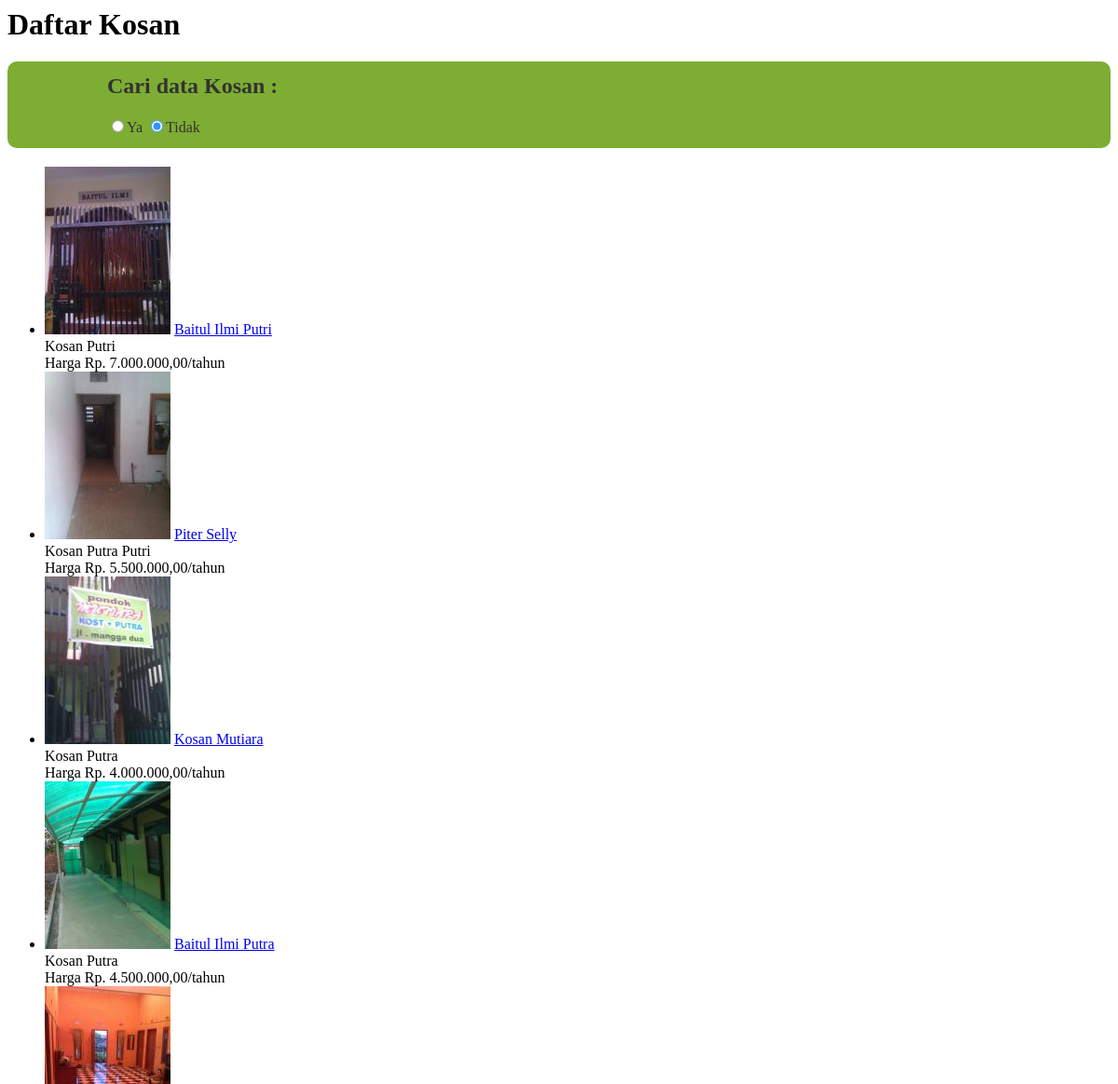
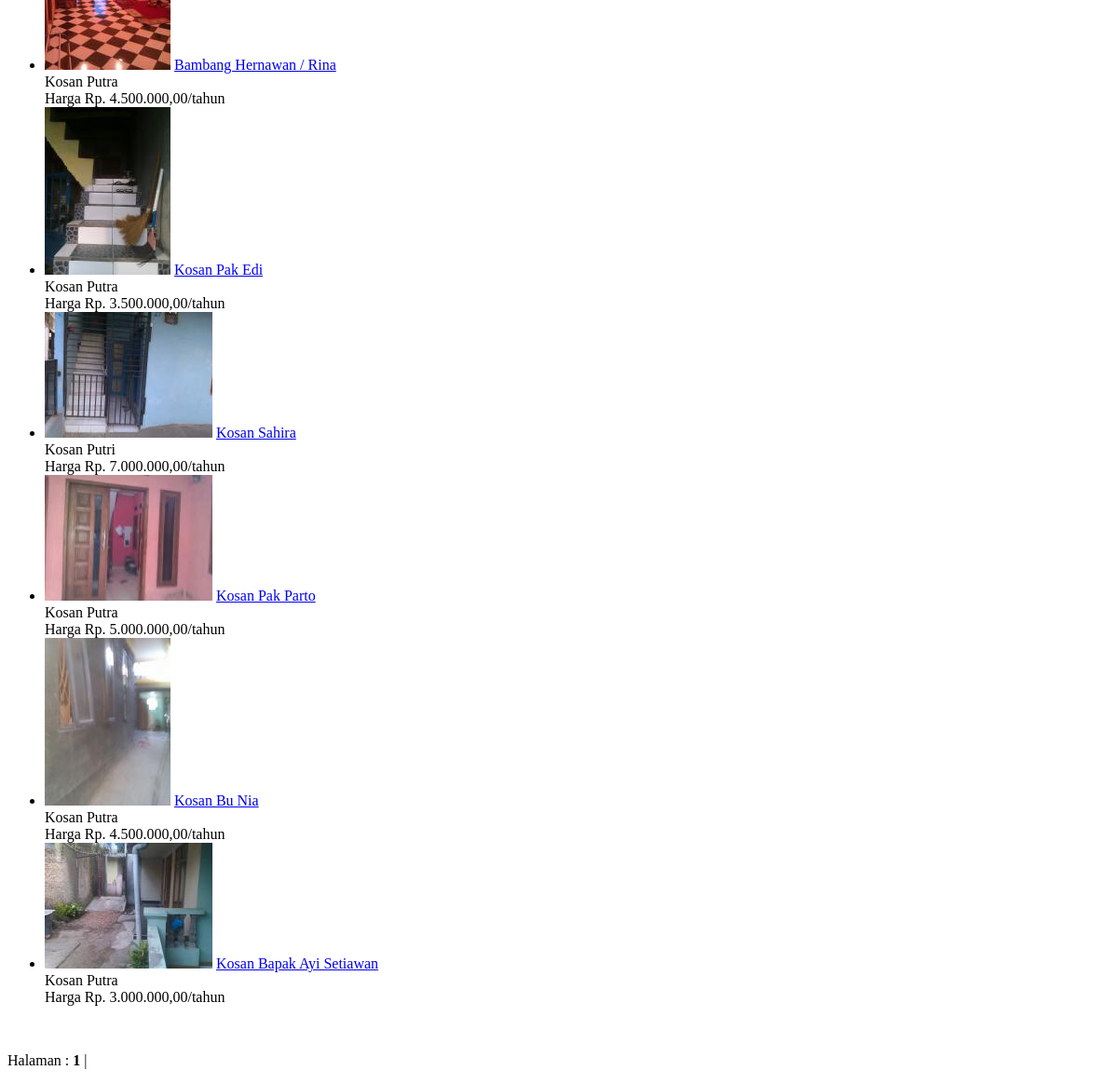
/pages/kost.php, run on the app's committed database (2 pictures, top to bottom).
### tables this page shows
CREATE TABLE IF NOT EXISTS `kost` (
  `id` int(11) NOT NULL AUTO_INCREMENT,
  `nama` varchar(100) NOT NULL,
  `alamat` text NOT NULL,
  `pemilik_id` varchar(100) NOT NULL,
  `keterangan` text NOT NULL,
  `aktif` tinyint(1) NOT NULL DEFAULT '1',
  PRIMARY KEY (`id`)
);

### pages/kost.php (the view)
<div class="gallery">
    <h1>Daftar Kosan</h1>
    <?php
    require_once 'element/search_kost.php';
    ?>
    <div>
        <ul>
            <?php
            $batas = 10;
            $halaman = $_GET['page'];
            if (empty($halaman)) {
                $posisi = 0;
                $halaman = $no = 1;
            } else {
                $posisi = ($halaman - 1) * $batas;
                $no = $posisi + 1;
            }
            $gambar = mysql_query("
                SELECT DISTINCT kost.*,
                    (SELECT lokasi
                        FROM gambar_kost
                        WHERE gambar_kost.kost_id = kost.id
                        AND type = 'cover'
                        LIMIT 1) AS gambar,
                    (SELECT harga_kamar.harga
                        FROM harga_kamar
                            LEFT JOIN kamar
                                ON kamar.id = harga_kamar.kamar_id
                            LEFT JOIN periode
                                ON periode.id = harga_kamar.periode_id
                        WHERE kamar.kost_id = kost.id
                            AND periode.aktif = 1
                        ORDER BY type DESC
                        LIMIT 1) AS harga_max,
                    (SELECT harga_kamar.type
                        FROM harga_kamar
                            LEFT JOIN kamar
                                ON kamar.id = harga_kamar.kamar_id
                            LEFT JOIN periode
                                ON periode.id = harga_kamar.periode_id
                        WHERE kamar.kost_id = kost.id
                            AND periode.aktif = 1
                        ORDER BY type DESC
                        LIMIT 1) AS type_sewa,
                    (SELECT COUNT(jenis)
                        FROM kamar
                        WHERE kamar.kost_id = kost.id
                            AND kamar.jenis = 'P') AS putri,
                    (SELECT COUNT(jenis)
                        FROM kamar
                        WHERE kamar.kost_id = kost.id
                            AND kamar.jenis = 'L') AS putra
                    FROM kost
                WHERE kost.aktif =1
                LIMIT $posisi,$batas");
            while ($r = mysql_fetch_array($gambar)) {
                ?>
                <li>
                    <a href="<?php echo '?pages=detail_kost&id=' . $r['id'] ?>">
                        <img src="
                        <?php
                        if (!empty($r['gambar'])) {
                            echo 'images/small_' . $r['gambar'];
                        } else {
                            echo 'images/na-135x135.jpg';
                        }
                        ?>
                             " alt="" /></a>
                    <span><a href="<?php echo '?pages=detail_kost&id=' . $r['id'] ?>"><?php echo $r['nama'] ?></a> <br>
                        <span>
                            <?php
                            if ($r['putra'] > 0 || $r['putri'] > 0) {
                                echo 'Kosan';
                                if ($r['putra'] > 0)
                                    echo ' Putra';
                                if ($r['putri'] > 0)
                                    echo ' Putri';
                            }
                            if (!empty($r['harga_max']))
                                echo '<br/>Harga Rp. ' . number_format($r['harga_max'], 2, ',', '.') . '/' . $r['type_sewa']
                                ?>
                        </span>
                    </span>
                    <?php
                }
                ?>
            </li>
        </ul>
    </div>
    <br>
    <?php
    $jum_kost = mysql_query('SELECT COUNT(*) FROM kost');
    $jumlah = mysql_fetch_array($jum_kost);
    $total_page = ceil($jumlah[0] / $batas);
    echo '<p>Halaman : ';
    for ($i = 1; $i <= $total_page; $i++) {
        if($i != $halaman){
            echo '<a href="?pages=kost&page=' . $i . '">' . $i . '</a> | ';
        }  else {
            echo '<b>'.$i.'</b> | ';
        }
    }
    echo '</p>';
    ?>
</div>

### data on the page
kost: shows a picture, nama "Baitul Ilmi Putri", harga_max "7.000.000,00", type_sewa "tahun"
kost: shows a picture, nama "Piter Selly", shows "Putra", shows "Putri", harga_max "5.500.000,00", type_sewa "tahun"
kost: shows a picture, nama "Kosan Mutiara", shows "Putra", harga_max "4.000.000,00", type_sewa "tahun"
kost: shows a picture, nama "Baitul Ilmi Putra", harga_max "4.500.000,00", type_sewa "tahun"
kost: shows a picture, nama "Bambang Hernawan / Rina", shows "Putra", harga_max "4.500.000,00", type_sewa "tahun"
kost: shows a picture, nama "Kosan Pak Edi", shows "Putra", harga_max "3.500.000,00", type_sewa "tahun"
kost: shows a picture, nama "Kosan Sahira", shows "Putri", harga_max "7.000.000,00", type_sewa "tahun"
kost: shows a picture, nama "Kosan Pak Parto", shows "Putra", harga_max "5.000.000,00", type_sewa "tahun"
kost: shows a picture, nama "Kosan Bu Nia", shows "Putra", harga_max "4.500.000,00", type_sewa "tahun"
kost: shows a picture, nama "Kosan Bapak Ayi Setiawan", shows "Putra", harga_max "3.000.000,00", type_sewa "tahun"
